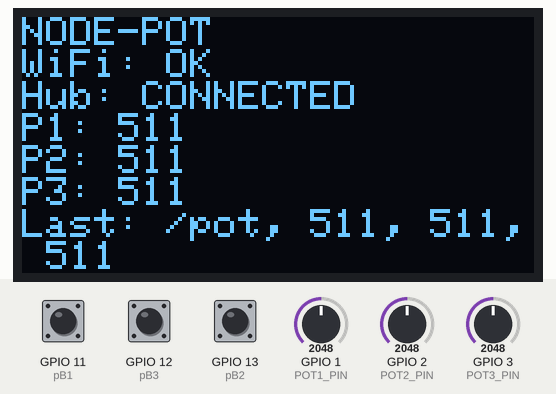
Bench run of a sketch on a simulated ESP32-S3. Parts: 128×64 one-colour display. Inputs (shaded band) come from the test bench; at power-on: GPIO 1 (POT1_PIN) = 2048, GPIO 2 (POT2_PIN) = 2048, GPIO 3 (POT3_PIN) = 2048, GPIO 11 (pB1) HIGH, GPIO 12 (pB3) HIGH, GPIO 13 (pB2) HIGH (analog values on the 0–4095 scale). WiFi joins after 1.5 s; servers stay silent unless stated; what the sketch prints to the serial monitor is not drawn.

Above: at 3.1 s.
3.2 s: GPIO 1 (POT1_PIN) set to 2866
At 3.8 s:
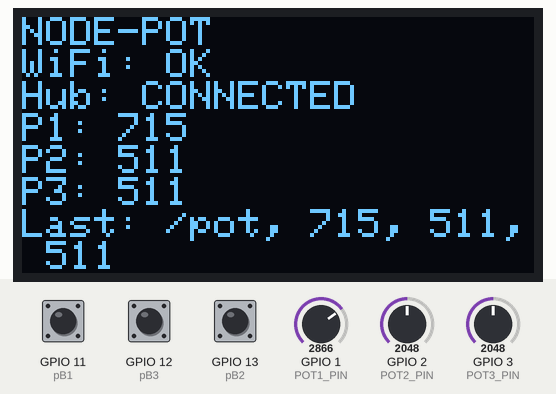
4.7 s: GPIO 2 (POT2_PIN) set to 2866
At 5.4 s:
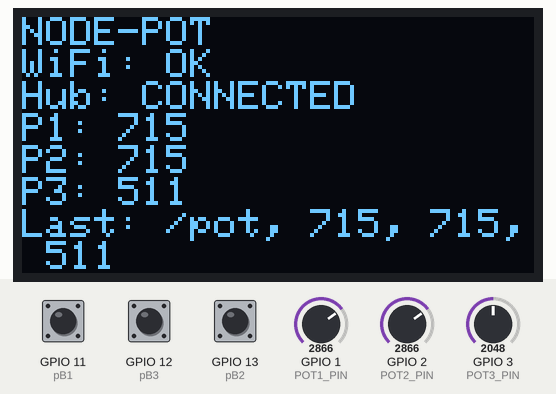
6.3 s: GPIO 3 (POT3_PIN) set to 2866
At 7.0 s:
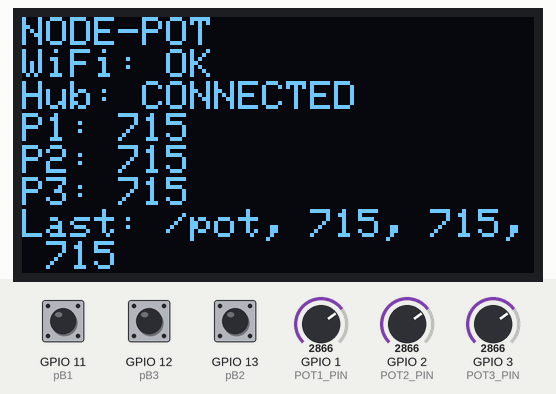
7.8 s: GPIO 1 (POT1_PIN) set to 3603
At 8.6 s:
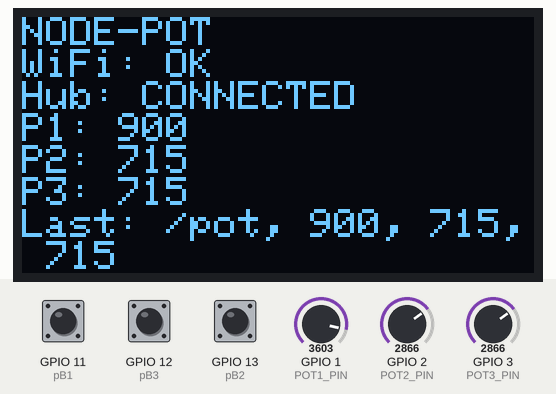
9.3 s: GPIO 2 (POT2_PIN) set to 3603
At 9.8 s:
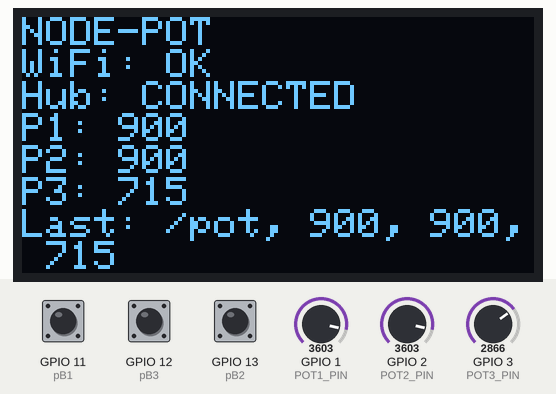
10.8 s: GPIO 3 (POT3_PIN) set to 3603
At 12.1 s:
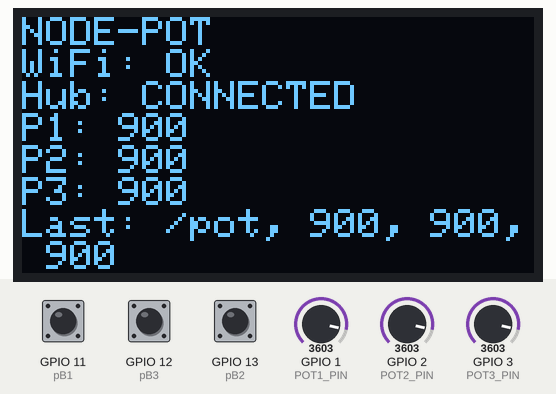
Timing chart, 0 to 13.3 s (numbered marks = the images above; inputs shaded):
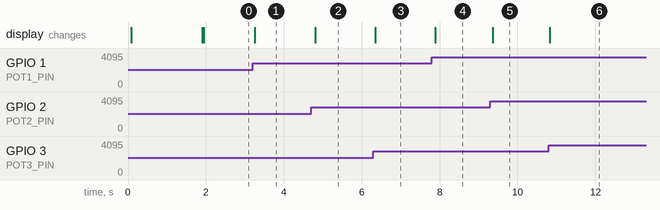

Measured:
- after the input at 3.2 s, the display: changes after 0.06 s (image 1)
- after the input at 4.7 s, the display: changes after 0.10 s (image 2)
- after the input at 6.3 s, the display: changes after 0.05 s (image 3)
- after the input at 7.8 s, the display: changes after 0.09 s (image 4)
- after the input at 9.3 s, the display: changes after 0.06 s (image 5)
- after the input at 10.8 s, the display: changes at once (image 6)

The sketch:

node_pot.ino
```cpp
#include <WiFi.h>
#include <Wire.h>
#include <Adafruit_GFX.h>
#include <Adafruit_SSD1306.h>
#include "esp_task_wdt.h"

#define WDT_TIMEOUT 5  // seconds

/* ================= NODE INFO ================= */
#define NODE_ID "NODE-POT"

/* ================= WIFI ================= */
const char* WIFI_SSID = "HUB_NODE";
const char* WIFI_PASS = "12345678";
const char* HUB_IP    = "192.168.4.1";
const uint16_t HUB_PORT = 5000;

WiFiClient client;

/* ================= POTENTIOMETERS ================= */
#define POT1_PIN 1
#define POT2_PIN 2
#define POT3_PIN 3

// digital pin 2 has a pB attached to it. Give it a name:
int pB1 = 11;
int pB2= 13;
int pB3= 12;

 boolean bS1=1,bS2=1,bS3=1;
  boolean  prevB1=1, prevB2=1, prevB3=1;
#define SAMPLE_COUNT     5
#define SEND_INTERVAL    20   // ms
int CHANGE_THRESHOLD= 25;


int lastPot1 = -1, lastPot2 = -1, lastPot3 = -1;
uint32_t lastSendTime = 0;

/* ================= OLED ================= */
#define OLED_SDA 8
#define OLED_SCL 9
Adafruit_SSD1306 display(128, 64, &Wire, -1);
boolean changed=false;

/* ================= STATUS ================= */
bool hubConnected = false;
String lastSent = "-";
String buttonSent = "-";

/* ================= OLED UPDATE ================= */
void updateOLED(int p1, int p2, int p3,int b1, int b2, int b3) {
  display.clearDisplay();
  display.setCursor(0,0);
  display.setTextSize(1);
  display.setTextColor(SSD1306_WHITE);

  display.println(NODE_ID);

  display.print("WiFi: ");
  display.println(WiFi.status() == WL_CONNECTED ? "OK" : "WAIT");

  display.print("Hub: ");
  display.println(hubConnected ? "CONNECTED" : "WAIT");

  display.print("P1: "); display.println(p1);
  display.print("P2: "); display.println(p2);
  display.print("P3: "); display.println(p3);

  display.print("Last: ");
  display.println(lastSent);

     display.print("B1: ");
  display.print (b1);
  display.print(" B2: ");
  display.print(b2);
  display.print(" B3: ");
  display.println(b3);

  display.display();
}

/* ================= ADC AVERAGE ================= */
int readPotAverage(uint8_t pin) {
  uint32_t sum = 0;
  for (int i = 0; i < SAMPLE_COUNT; i++) {
    sum += analogRead(pin);
  }
  return sum / SAMPLE_COUNT;   // 0–4095
}

/* ================= CONNECT TO HUB ================= */
void connectToHub() {

  WiFi.begin(WIFI_SSID, WIFI_PASS);
  while (WiFi.status() != WL_CONNECTED) {
    updateOLED(lastPot1, lastPot2, lastPot3,bS1,bS2,bS3);
    delay(300);
  }

  while (!client.connect(HUB_IP, HUB_PORT)) {
    hubConnected = false;
    updateOLED(lastPot1, lastPot2, lastPot3,bS1,bS2,bS3);
    delay(500);
  }

  hubConnected = true;
   updateOLED(lastPot1, lastPot2, lastPot3,bS1,bS2,bS3);
}

/* ================= SETUP ================= */
void setup() {
  Serial.begin(9600);
  pinMode(pB1, INPUT_PULLUP);
  pinMode(pB2,INPUT_PULLUP);
  pinMode(pB3, INPUT_PULLUP);
  // Configure watchdog
  esp_task_wdt_config_t wdt_config = {
    .timeout_ms = WDT_TIMEOUT * 1000,
    .idle_core_mask = (1 << portNUM_PROCESSORS) - 1, // watch both cores
    .trigger_panic = true                            // reset on timeout
  };

  // Initialize watchdog
  esp_task_wdt_init(&wdt_config);

  // Add current task (Arduino loop task)
  esp_task_wdt_add(NULL);


  analogReadResolution(12);       // 0–4095
  analogSetAttenuation(ADC_11db);

  Wire.begin(OLED_SDA, OLED_SCL);
  display.begin(SSD1306_SWITCHCAPVCC, 0x3C);
  display.clearDisplay();
  display.display();

  connectToHub();
}

/* ================= LOOP ================= */
void loop() {

  if (!client.connected()) {
    hubConnected = false;
    connectToHub();
  }
   esp_task_wdt_reset();
          int bS1 = digitalRead(pB1);
    int bS2 = digitalRead(pB2);
      int bS3 = digitalRead(pB3);

    int raw1 = readPotAverage(POT1_PIN);
    int raw2 = readPotAverage(POT2_PIN);
    int raw3 = readPotAverage(POT3_PIN);

    int pot1 = map(raw1, 0, 4095, 0, 1023);
    int pot2 = map(raw2, 0, 4095, 0, 1023);
    int pot3 = map(raw3, 0, 4095, 0, 1023);

     if(
      abs(pot1 - lastPot1) > CHANGE_THRESHOLD||
      abs(pot2 - lastPot2) >CHANGE_THRESHOLD ||
      abs(pot3 - lastPot3) >CHANGE_THRESHOLD)
      {
        changed=true;
      }
      else
      {
        changed=false;
      }

    if (changed) {
      lastPot1 = pot1;
      lastPot2 = pot2;
      lastPot3 = pot3;

      lastSent = "/pot, " + String(pot1) + ", " + String(pot2) + ", " + String(pot3);
      client.println(lastSent);
    }


    Serial.println(changed);
          if (bS1 != prevB1)
           {        // state changed (0↔1)
        if (client.connected()) {
          String msg = "/pbs/3 " + String(bS1);
          client.println(msg);
        }
        prevB1 = bS1;             // update previous state
      }

       if (bS2 != prevB2) {        // state changed (0↔1)
  if (client.connected())
   {
    String msg = "/pbs/2 " + String(bS2);
    client.println(msg);
  }
  prevB2 = bS2;             // update previous state
}

    if (bS3 != prevB3) {        // state changed (0↔1)
  if (client.connected()) {
    String msg = "/pbs/1 " + String(bS3);
    client.println(msg);
  }
  prevB3 = bS3;             // update previous state
}
    Serial.print(bS1);
    Serial.print(bS2);
      Serial.print(bS3);
        Serial.println();
        updateOLED(pot1, pot2, pot3,bS1,bS2,bS3);
    delay(50);

}
```
